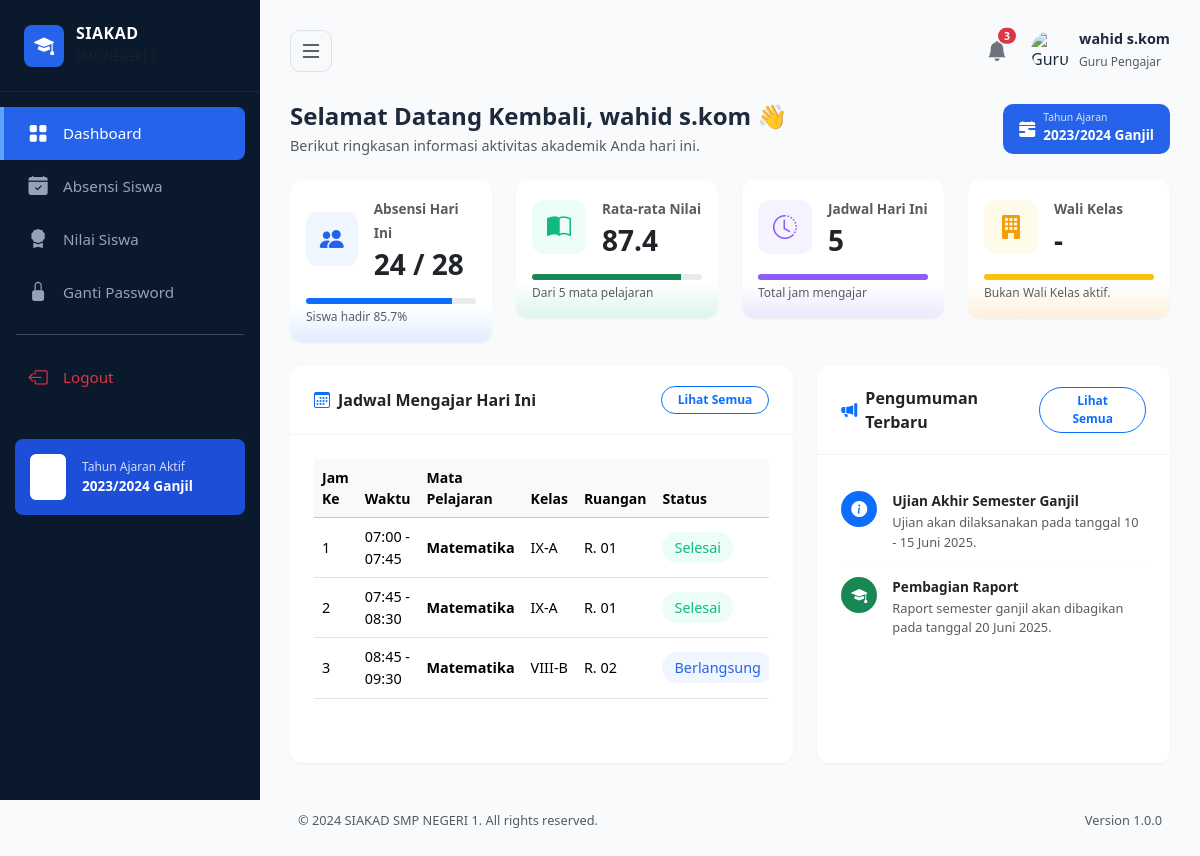
/dashboard_guru/dashboard.php (signed in), run on the app's committed database.
### tables this page shows
CREATE TABLE `tahun_ajaran` (
  `id_tahun_ajaran` int(11) NOT NULL,
  `id_tahun` int(11) NOT NULL,
  `semester` enum('Ganjil','Genap') NOT NULL,
  `status` enum('Aktif','Nonaktif') DEFAULT 'Nonaktif',
  `deleted` tinyint(1) DEFAULT 0
);

CREATE TABLE `tahun` (
  `id_tahun` int(11) NOT NULL,
  `tahun` varchar(20) NOT NULL
);

CREATE TABLE `guru` (
  `id_guru` varchar(10) NOT NULL,
  `nip` varchar(20) DEFAULT NULL,
  `nama_guru` varchar(100) NOT NULL,
  `jk` varchar(20) DEFAULT NULL,
  `alamat` text DEFAULT NULL,
  `notelp` varchar(15) DEFAULT NULL,
  `status` varchar(20) DEFAULT NULL,
  `jurusan` varchar(100) DEFAULT NULL,
  `created_at` timestamp NOT NULL DEFAULT current_timestamp(),
  `updated_at` timestamp NOT NULL DEFAULT current_timestamp() ON UPDATE current_timestamp(),
  `deleted` tinyint(1) DEFAULT 0
);

### dashboard_guru/dashboard.php (the view, shortened to what the rows shown need)
<?php
require_once "../koneksi.php";
require_once "../Session.php";
$username = Session::getUsername();
$query_guru = mysqli_query($conn, "SELECT g.id_guru, g.nama_guru FROM guru g JOIN akun a ON g.id_guru = a.id_guru WHERE a.username = '$username' LIMIT 1");
$data_guru = mysqli_fetch_assoc($query_guru);
$nama_guru_login = isset($data_guru['nama_guru']) ? $data_guru['nama_guru'] : $username;
$is_wali_kelas = false;
$nama_kelas_terwalian = '';
$query_ta_aktif = mysqli_query($conn, "SELECT ta.*, t.tahun FROM tahun_ajaran ta JOIN tahun t ON ta.id_tahun = t.id_tahun WHERE LOWER(TRIM(ta.status)) = 'aktif' AND ta.deleted = 0 LIMIT 1");
$ta_aktif = mysqli_fetch_assoc($query_ta_aktif);
$tahun_aktif_display = isset($ta_aktif['tahun']) ? $ta_aktif['tahun'] : 'Belum Diatur';
$semester_aktif_display = isset($ta_aktif['semester']) ? ucfirst($ta_aktif['semester']) : '';
$page = $_GET['page'] ?? 'dashboard';
?>
<!DOCTYPE html>
<html lang="id">
<head>
    <link href="https://cdn.jsdelivr.net/npm/bootstrap@5.3.3/dist/css/bootstrap.min.css" rel="stylesheet">
    <link href="https://cdn.jsdelivr.net/npm/bootstrap-icons@1.11.3/font/bootstrap-icons.css" rel="stylesheet">
    <link href="https://cdn.jsdelivr.net/npm/bootstrap-icons@1.11.3/font/bootstrap-icons.min.css" rel="stylesheet">
    <link rel="stylesheet" href="partials/style.css">
</head>
<body>
    <div class="sidebar" id="sidebar">
        <div class="sidebar-badge-info d-flex align-items-center gap-3">
            <div>
                <div style="font-size: 0.75rem; opacity: 0.8;">Tahun Ajaran Aktif</div>
                <div class="fw-bold" style="font-size: 0.85rem;">
                    <?= htmlspecialchars($tahun_aktif_display) ?> <?= htmlspecialchars($semester_aktif_display) ?>
                </div>
            </div>
        </div>
    </div>
    <div class="main-content">
        <div class="topbar d-flex justify-content-between align-items-center">
            <div class="d-flex align-items-center gap-4">
                <div class="d-flex align-items-center gap-2">
                    <div class="d-none d-sm-block">
                        <div class="fw-bold mb-0" style="font-size: 0.9rem; line-height: 1.2;"><?= htmlspecialchars($nama_guru_login) ?></div>
                        <small class="text-muted" style="font-size: 0.75rem;">Guru Pengajar</small>
                    </div>
                </div>
            </div>
        </div>
        <?php if($page == 'dashboard'): ?>
            <div class="row align-items-center mb-4">
                <div class="col-md-8 col-sm-10 mb-3 mb-md-0">
                    <h4 class="fw-bold mb-1">Selamat Datang Kembali, <?= htmlspecialchars($nama_guru_login) ?> 👋</h4>
                    <p class="text-muted mb-0" style="font-size: 0.9rem;">Berikut ringkasan informasi aktivitas akademik Anda hari ini.</p>
                </div>
                <div class="col-md-4 col-sm-2 text-md-end">
                    <div class="dropdown d-inline-block">
                        <button class="btn btn-primary d-flex align-items-center gap-2 px-3 py-2 text-start ms-auto" type="button" style="background-color: #2563eb; border: none; border-radius: 10px;">
                            <i class="bi bi-calendar-range-fill"></i>
                            <div>
                                <div style="font-size: 0.65rem; opacity: 0.8; line-height:1;">Tahun Ajaran</div>
                                <span class="fw-bold" style="font-size: 0.85rem;">
                                    <?= htmlspecialchars($tahun_aktif_display) ?> <?= htmlspecialchars($semester_aktif_display) ?>
                                </span>
                            </div>
                        </button>
                    </div>
                </div>
            </div>
            <div class="row g-4 mb-4">
                <div class="col-xl-3 col-sm-6">
                    <div class="card rekap-card blue p-3">
                        <div class="d-flex align-items-center justify-content-between">
                            <div class="d-flex align-items-center gap-3">
                                <div class="icon-box" style="background-color: #eff6ff; color: #2563eb;">
                                    <i class="bi bi-people-fill"></i>
                                </div>
                                <div>
                                    <span class="text-muted fw-semibold" style="font-size: 0.85rem;">Absensi Hari Ini</span>
                                    <h3 class="fw-bold mb-0 mt-1">24 / 28</h3>
                                </div>
                            </div>
                        </div>
                        <div class="mt-3">
                            <div class="progress" style="height: 6px;">
                                <div class="progress-bar bg-primary" style="width: 85.7%"></div>
                            </div>
                            <span class="text-muted mt-1 d-block" style="font-size: 0.75rem;">Siswa hadir 85.7%</span>
                        </div>
                    </div>
                </div>
                <div class="col-xl-3 col-sm-6">
                    <div class="card rekap-card green p-3">
                        <div class="d-flex align-items-center justify-content-between">
                            <div class="d-flex align-items-center gap-3">
                                <div class="icon-box" style="background-color: #ecfdf5; color: #10b981;">
                                    <i class="bi bi-book-half"></i>
                                </div>
                                <div>
                                    <span class="text-muted fw-semibold" style="font-size: 0.85rem;">Rata-rata Nilai</span>
                                    <h3 class="fw-bold mb-0 mt-1">87.4</h3>
                                </div>
                            </div>
                        </div>
                        <div class="mt-3">
                            <div class="progress" style="height: 6px;">
                                <div class="progress-bar bg-success" style="width: 87.4%"></div>
                            </div>
                            <span class="text-muted mt-1 d-block" style="font-size: 0.75rem;">Dari 5 mata pelajaran</span>
                        </div>
                    </div>
                </div>
                <div class="col-xl-3 col-sm-6">
                    <div class="card rekap-card purple p-3">
                        <div class="d-flex align-items-center justify-content-between">
                            <div class="d-flex align-items-center gap-3">
                                <div class="icon-box" style="background-color: #f5f3ff; color: #8b5cf6;">
                                    <i class="bi bi-clock-history"></i>
                                </div>
                                <div>
                                    <span class="text-muted fw-semibold" style="font-size: 0.85rem;">Jadwal Hari Ini</span>
                                    <h3 class="fw-bold mb-0 mt-1">5</h3>
                                </div>
                            </div>
                        </div>
                        <div class="mt-3">
                            <div class="progress" style="height: 6px;">
                                <div class="progress-bar" style="width: 100%; background-color: var(--accent-purple);"></div>
                            </div>
                            <span class="text-muted mt-1 d-block" style="font-size: 0.75rem;">Total jam mengajar</span>
                        </div>
                    </div>
                </div>
                <div class="col-xl-3 col-sm-6">
                    <div class="card rekap-card orange p-3">
                        <div class="d-flex align-items-center justify-content-between">
                            <div class="d-flex align-items-center gap-3">
                                <div class="icon-box" style="background-color: #fffbeb; color: #f59e0b;">
                                    <i class="bi bi-building-fill"></i>
                                </div>
                                <div>
                                    <span class="text-muted fw-semibold" style="font-size: 0.85rem;">Wali Kelas</span>
                                    <h3 class="fw-bold mb-0 mt-1"><?= $is_wali_kelas ? htmlspecialchars($nama_kelas_terwalian) : '-' ?></h3>
                                </div>
                            </div>
                        </div>
                        <div class="mt-3">
                            <div class="progress" style="height: 6px;">
                                <div class="progress-bar bg-warning" style="width: 100%"></div>
                            </div>
                            <span class="text-muted mt-1 d-block" style="font-size: 0.75rem;">
                                <?= $is_wali_kelas ? 'Anda memegang perwalian aktif.' : 'Bukan Wali Kelas aktif.' ?>
                            </span>
                        </div>
                    </div>
                </div>
            </div>
            <div class="row">
                <div class="col-lg-7 mb-4">
                    <div class="card dashboard-card h-100">
                        <div class="dashboard-card-header">
                            <div class="d-flex align-items-center gap-2">
                                <i class="bi bi-calendar3 text-primary"></i>
                                <span>Jadwal Mengajar Hari Ini</span>
                            </div>
                            <a href="#" class="btn btn-sm btn-outline-primary px-3 rounded-pill fw-semibold" style="font-size: 0.75rem;">Lihat Semua</a>
                        </div>
                        <div class="card-body p-4">
                            <div class="table-responsive">
                                <table class="table align-middle table-hover">
                                    <thead class="table-light text-muted small">
                                        <tr>
                                            <th>Jam Ke</th>
                                            <th>Waktu</th>
                                            <th>Mata Pelajaran</th>
                                            <th>Kelas</th>
                                            <th>Ruangan</th>
                                            <th>Status</th>
                                        </tr>
                                    </thead>
                                    <tbody style="font-size: 0.9rem;">
                                        <tr>
                                            <td>1</td>
                                            <td>07:00 - 07:45</td>
                                            <td class="fw-semibold">Matematika</td>
                                            <td>IX-A</td>
                                            <td>R. 01</td>
                                            <td><span class="badge-selesai">Selesai</span></td>
                                        </tr>
                                        <tr>
                                            <td>2</td>
                                            <td>07:45 - 08:30</td>
                                            <td class="fw-semibold">Matematika</td>
                                            <td>IX-A</td>
                                            <td>R. 01</td>
                                            <td><span class="badge-selesai">Selesai</span></td>
                                        </tr>
                                        <tr>
                                            <td>3</td>
                                            <td>08:45 - 09:30</td>
                                            <td class="fw-semibold">Matematika</td>
                                            <td>VIII-B</td>
                                            <td>R. 02</td>
                                            <td><span class="badge-berlangsung">Berlangsung</span></td>
                                        </tr>
                                    </tbody>
                                </table>
                            </div>
                        </div>
                    </div>
                </div>
                <div class="col-lg-5 mb-4">
                    <div class="card dashboard-card h-100">
                        <div class="dashboard-card-header">
                            <div class="d-flex align-items-center gap-2">
                                <i class="bi bi-megaphone-fill text-primary"></i>
                                <span>Pengumuman Terbaru</span>
                            </div>
                            <a href="#" class="btn btn-sm btn-outline-primary px-3 rounded-pill fw-semibold" style="font-size: 0.75rem;">Lihat Semua</a>
                        </div>
                        <div class="card-body p-4">
                            <div class="timeline-item">
                                <div class="timeline-icon-box bg-primary">
                                    <i class="bi bi-info-circle-fill"></i>
                                </div>
                                <div class="flex-grow-1">
                                    <div class="fw-bold" style="font-size:0.85rem;">Ujian Akhir Semester Ganjil</div>
                                    <div class="text-muted" style="font-size:0.8rem; margin-top:2px;">Ujian akan dilaksanakan pada tanggal 10 - 15 Juni 2025.</div>
                                </div>
                            </div>
                            <div class="timeline-item">
                                <div class="timeline-icon-box bg-success">
                                    <i class="bi bi-mortarboard-fill"></i>
                                </div>
                                <div class="flex-grow-1">
                                    <div class="fw-bold" style="font-size:0.85rem;">Pembagian Raport</div>
                                    <div class="text-muted" style="font-size:0.8rem; margin-top:2px;">Raport semester ganjil akan dibagikan pada tanggal 20 Juni 2025.</div>
                                </div>
                            </div>
                        </div>
                    </div>
                </div>
            </div>
        <?php endif; ?>
    </div>
</body>
</html>

### data on the page
tahun_ajaran: id_tahun.tahun "2023/2024", semester "Ganjil"
guru: nama_guru "wahid s.kom"
